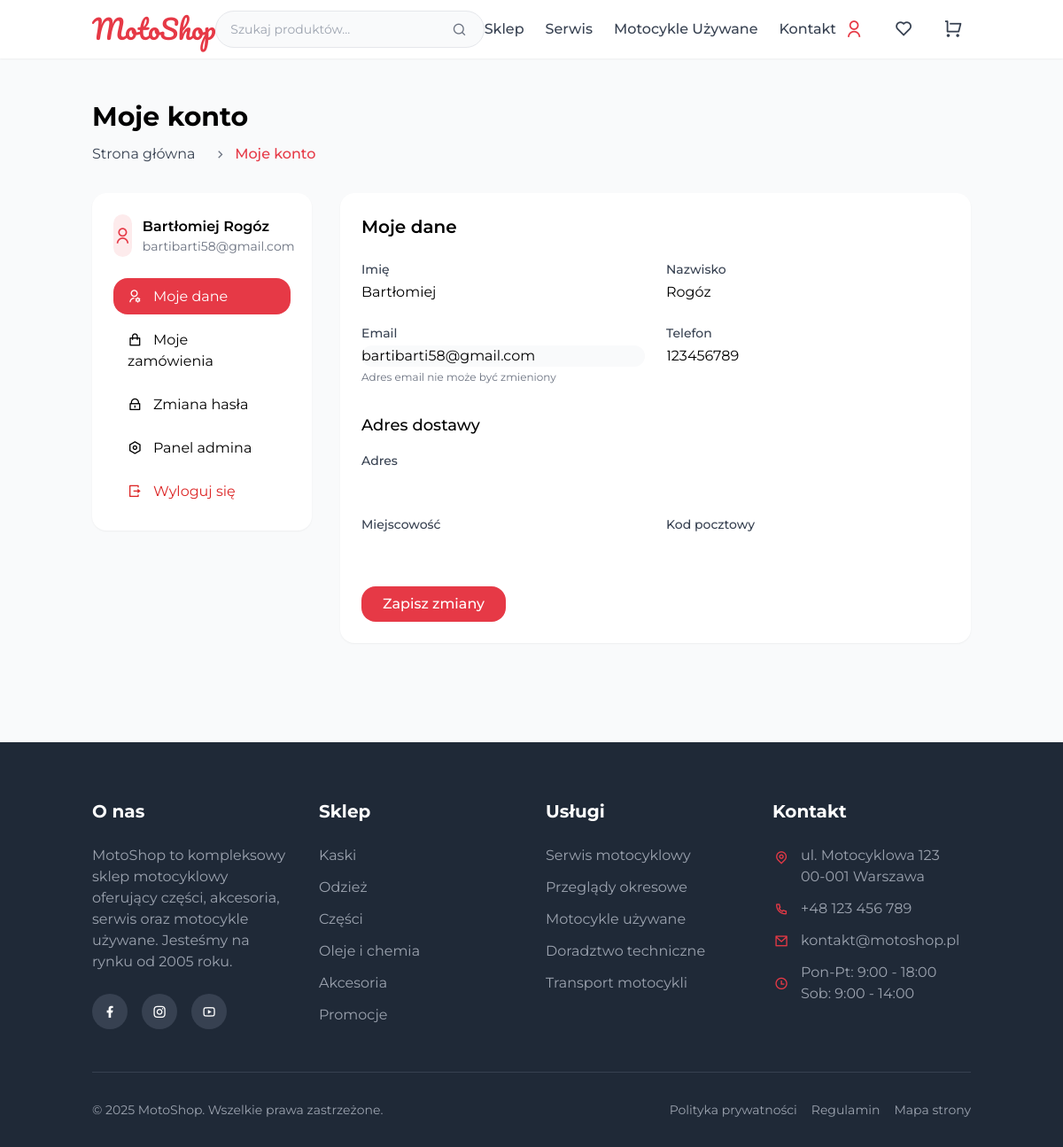
The page /account.php (signed in) on the database its author committed.
### tables this page shows
CREATE TABLE `users` (
  `id` int(11) NOT NULL,
  `first_name` varchar(50) NOT NULL,
  `last_name` varchar(50) NOT NULL,
  `email` varchar(100) NOT NULL,
  `phone` varchar(20) DEFAULT NULL,
  `password` varchar(255) NOT NULL,
  `google_id` varchar(255) DEFAULT NULL,
  `apple_id` varchar(255) DEFAULT NULL,
  `role` enum('user','admin','mechanic','owner') NOT NULL DEFAULT 'user',
  `newsletter` tinyint(1) DEFAULT 0,
  `created_at` timestamp NOT NULL DEFAULT current_timestamp(),
  `updated_at` timestamp NOT NULL DEFAULT current_timestamp() ON UPDATE current_timestamp(),
  `address` varchar(255) DEFAULT NULL,
  `city` varchar(100) DEFAULT NULL,
  `postal_code` varchar(20) DEFAULT NULL,
  `reset_token` varchar(64) DEFAULT NULL,
  `reset_token_expires` datetime DEFAULT NULL
);

### account.php (the view, shortened to what this page needs)
<?php
require_once 'includes/config.php';
$user_id = $_SESSION['user_id'];
$user_stmt = $conn->prepare("SELECT * FROM users WHERE id = ?");
$user_stmt->bind_param("i", $user_id);
$user_stmt->execute();
$user_result = $user_stmt->get_result();
$user = $user_result->fetch_assoc();
$active_tab = isset($_GET['tab']) ? $_GET['tab'] : 'profile';
include 'includes/header.php';
?>
<main>
    <div class="bg-gray-50 py-12">
        <div class="container mx-auto px-4">
            <div class="mb-8">
                <h1 class="text-3xl font-bold mb-3">Moje konto</h1>
                <nav class="flex">
                    <ol class="inline-flex items-center space-x-1 md:space-x-3">
                        <li class="inline-flex items-center">
                            <a href="index.php" class="text-gray-700 hover:text-primary">
                                Strona główna
                            </a>
                        </li>
                        <li aria-current="page">
                            <div class="flex items-center">
                                <i class="ri-arrow-right-s-line text-gray-500 mx-2"></i>
                                <span class="text-primary font-medium">Moje konto</span>
                            </div>
                        </li>
                    </ol>
                </nav>
            </div>
            <div class="flex flex-col lg:flex-row gap-8">
                <div class="lg:w-3/12">
                    <div class="bg-white rounded-lg shadow-sm p-6">
                        <div class="mb-6">
                            <div class="flex items-center">
                                <div class="w-12 h-12 rounded-full bg-primary/10 flex items-center justify-center text-primary">
                                    <i class="ri-user-line text-xl"></i>
                                </div>
                                <div class="ml-3">
                                    <p class="font-semibold"><?php echo $user['first_name'] . ' ' . $user['last_name']; ?></p>
                                    <p class="text-sm text-gray-500"><?php echo $user['email']; ?></p>
                                </div>
                            </div>
                        </div>
                        <nav>
                            <ul class="space-y-2">
                                <li>
                                    <a href="?tab=profile" class="block py-2 px-4 rounded-lg <?php echo $active_tab === 'profile' ? 'bg-primary text-white' : 'hover:bg-gray-100'; ?>">
                                        <i class="ri-user-settings-line mr-2"></i> Moje dane
                                    </a>
                                </li>
                                <li>
                                    <a href="?tab=orders" class="block py-2 px-4 rounded-lg <?php echo $active_tab === 'orders' ? 'bg-primary text-white' : 'hover:bg-gray-100'; ?>">
                                        <i class="ri-shopping-bag-line mr-2"></i> Moje zamówienia
                                    </a>
                                </li>
                                <li>
                                    <a href="?tab=password" class="block py-2 px-4 rounded-lg <?php echo $active_tab === 'password' ? 'bg-primary text-white' : 'hover:bg-gray-100'; ?>">
                                        <i class="ri-lock-line mr-2"></i> Zmiana hasła
                                    </a>
                                </li>
                                <?php if ($user['role'] === 'admin'): ?>
                                <li>
                                    <a href="admin/index.php" class="block py-2 px-4 rounded-lg hover:bg-gray-100">
                                        <i class="ri-settings-line mr-2"></i> Panel admina
                                    </a>
                                </li>
                                <?php endif; ?>
                                <li>
                                    <a href="logout.php" class="block py-2 px-4 rounded-lg text-red-600 hover:bg-red-50">
                                        <i class="ri-logout-box-r-line mr-2"></i> Wyloguj się
                                    </a>
                                </li>
                            </ul>
                        </nav>
                    </div>
                </div>
                <div class="lg:w-9/12">
                    <div class="bg-white rounded-lg shadow-sm p-6">
                        <?php if ($active_tab === 'profile'): ?>
                        <div>
                            <h2 class="text-xl font-semibold mb-6">Moje dane</h2>
                            <form method="post" action="<?php echo htmlspecialchars($_SERVER['REQUEST_URI']); ?>">
                                <div class="grid grid-cols-1 md:grid-cols-2 gap-6 mb-6">
                                    <div>
                                        <label for="first_name" class="block text-sm font-medium text-gray-700 mb-1">Imię</label>
                                        <input type="text" id="first_name" name="first_name" value="<?php echo $user['first_name']; ?>" required
                                            class="w-full border-gray-300 rounded-lg focus:ring-primary focus:border-primary">
                                    </div>
                                    <div>
                                        <label for="last_name" class="block text-sm font-medium text-gray-700 mb-1">Nazwisko</label>
                                        <input type="text" id="last_name" name="last_name" value="<?php echo $user['last_name']; ?>" required
                                            class="w-full border-gray-300 rounded-lg focus:ring-primary focus:border-primary">
                                    </div>
                                    <div>
                                        <label for="email" class="block text-sm font-medium text-gray-700 mb-1">Email</label>
                                        <input type="email" id="email" value="<?php echo $user['email']; ?>" disabled
                                            class="w-full border-gray-300 bg-gray-50 rounded-lg">
                                        <p class="mt-1 text-xs text-gray-500">Adres email nie może być zmieniony</p>
                                    </div>
                                    <div>
                                        <label for="phone" class="block text-sm font-medium text-gray-700 mb-1">Telefon</label>
                                        <input type="tel" id="phone" name="phone" value="<?php echo $user['phone']; ?>"
                                            class="w-full border-gray-300 rounded-lg focus:ring-primary focus:border-primary">
                                    </div>
                                </div>
                                <h3 class="text-lg font-medium mb-4 mt-8">Adres dostawy</h3>
                                <div class="grid grid-cols-1 md:grid-cols-2 gap-6">
                                    <div class="md:col-span-2">
                                        <label for="address" class="block text-sm font-medium text-gray-700 mb-1">Adres</label>
                                        <input type="text" id="address" name="address" value="<?php echo $user['address']; ?>"
                                            class="w-full border-gray-300 rounded-lg focus:ring-primary focus:border-primary">
                                    </div>
                                    <div>
                                        <label for="city" class="block text-sm font-medium text-gray-700 mb-1">Miejscowość</label>
                                        <input type="text" id="city" name="city" value="<?php echo $user['city']; ?>"
                                            class="w-full border-gray-300 rounded-lg focus:ring-primary focus:border-primary">
                                    </div>
                                    <div>
                                        <label for="postal_code" class="block text-sm font-medium text-gray-700 mb-1">Kod pocztowy</label>
                                        <input type="text" id="postal_code" name="postal_code" value="<?php echo $user['postal_code']; ?>"
                                            class="w-full border-gray-300 rounded-lg focus:ring-primary focus:border-primary">
                                    </div>
                                </div>
                                <div class="mt-8">
                                    <button type="submit" name="update_profile" class="bg-primary text-white py-2 px-6 rounded-lg font-medium hover:bg-opacity-90 transition">
                                        Zapisz zmiany
                                    </button>
                                </div>
                            </form>
                        </div>
                        <?php endif; ?>
                    </div>
                </div>
            </div>
        </div>
    </div>
</main>
<?php
include 'includes/footer.php';
?>

### mainStyles.css (style rules this page uses)
:where([class^="ri-"])::before { content: "\f3c2"; }
body { font-family: 'Montserrat', sans-serif; }

### includes/footer.php (style rules this page uses)
html, body { height: 100%; margin: 0; }
body { display: flex; flex-direction: column; min-height: 100vh; }
main { flex: 1 0 auto; }

### rows shown on the page
users: first_name "Bartłomiej", last_name "Rogóz", email "bartibarti58@gmail.com", phone "123456789"
